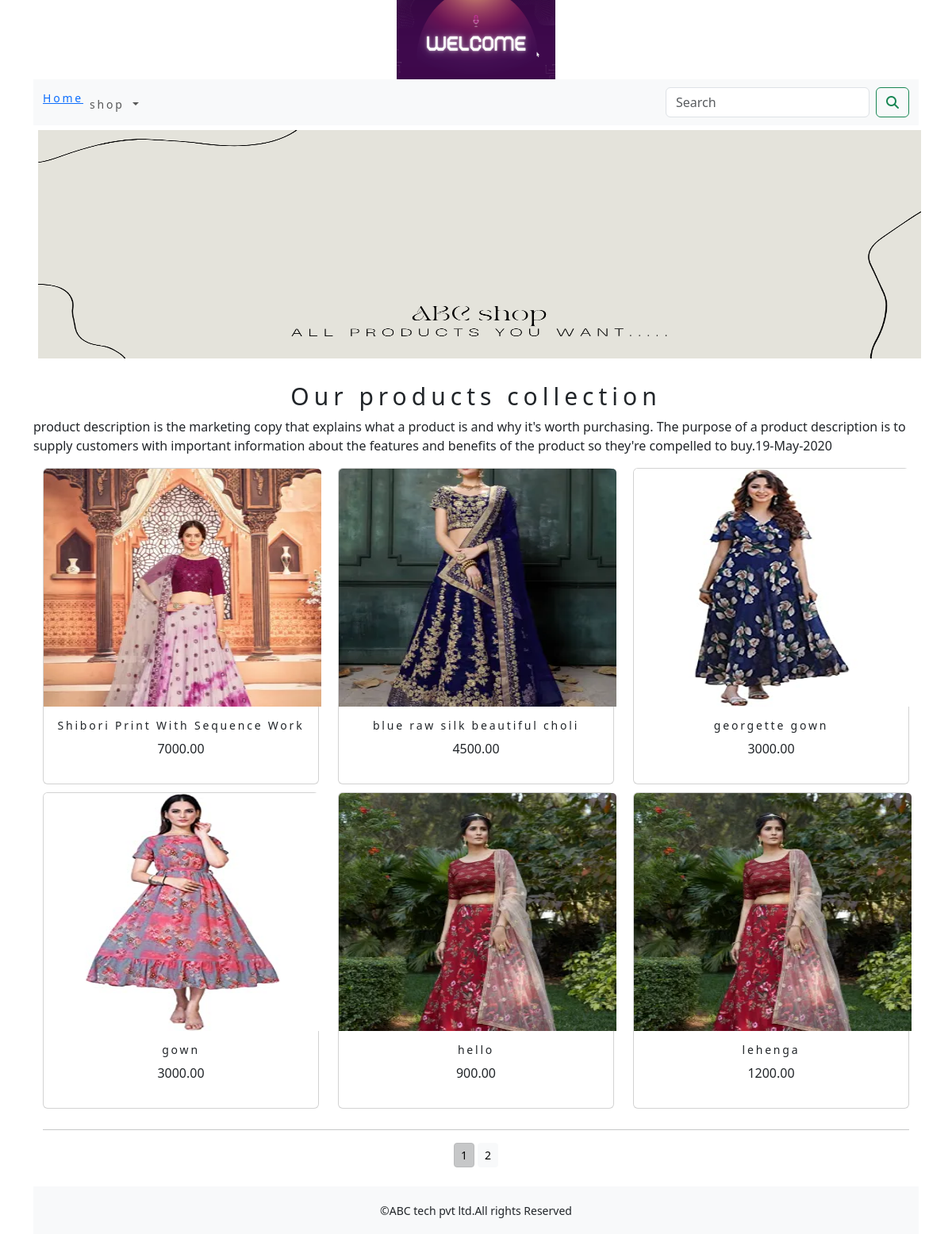
The app's page /shop/ with its own data.
### shopapp/models.py (models this page shows, shortened)
class product(models.Model):
    name=models.CharField(max_length=250,unique=True)
    slug=models.SlugField(max_length=250,unique=True)
    description=models.TextField(blank=True)
    price=models.DecimalField(max_digits=10,decimal_places=2)
    category=models.ForeignKey(category,on_delete=models.CASCADE)
    image=models.ImageField(upload_to='product',blank=True)
    stock=models.IntegerField()
    available=models.BooleanField(default=True)
    created=models.DateTimeField(auto_now_add=True)
    updated=models.DateTimeField(auto_now=True)
    def get_url(self):
        return reverse('shopapp:proCatdetail',args=[self.category.slug,self.slug])
    class Meta:
        ordering = ('name',)
        verbose_name = 'product'
        verbose_name_plural = 'products'

### shopapp/views.py (the view)
# urls.py: path('',views.allprodCat,name='allprodCat'),
def allprodCat(request,c_slug=None):
    c_page=None
    products_list=None
    if c_slug!=None:
        c_page=get_object_or_404(category,slug=c_slug)
        products_list=product.objects.all().filter(category=c_page,available=True)
    else:
        products_list=product.objects.all().filter(available=True)
    paginator=Paginator(products_list,6)
    try:
        page=int(request.GET.get('page','1'))
    except:
        page=1
    try:
        products= paginator.page(page)
    except (EmptyPage,InvalidPage):
        products=paginator.page(paginator.num_pages)
        return render('/')
    return render(request,"category.html",{'category':c_page,'products':products})

### cart/context_processor.py (called while the page is built)
def counter(request):
    item_count=0
    if 'admin' in request.path:
        return {}
    else:
       try:
           cart=Cart.objects.filter(cart_id=_cart_id(request))
           car_items=CartItem.objects.all().filter(cart=cart[:1])
           for cart_item in car_items:
               item_count += cart_item.quantity1
       except Cart.DoesNotExist:
           item_count =0
    return  dict(item_count=item_count)

### cart/views.py (called while the page is built)
def _cart_id(request):
    cart=request.session.session_key
    if not cart:
        cart=request.session.create()
    return cart

### shopapp/cotext_processors.py (called while the page is built)
def menu_links(request):
    links=category.objects.all()
    return dict(links=links)

### shopapp/models.py (called while the page is built)
    def get_url(self):
        return reverse('shopapp:products_by_category', args=[self.slug])

### templates/category.html (shortened to what this page needs)
{% extends 'base.html' %}
{% load static %}
{% block content %}
<div class="mx_auto">
    {% if category %}
    <img class="my_image" src="{{category.image.url}}" alt="{{category.name}}" style="width:1000px; height:400px;" >
</div>
  <br>
<div>
    <h1 class="text_center my_title">{{category.name}}</h1>
    <p class="text-justify">{{category.description}}</p>
</div>
{% else %}
<div>
    <img class="my_image my_image_padding" src="{% static 'img/banner.png'%}" alt="our product" style="width:1125px; height:300px;" >
</div>
<br>
<div>
    <h1 class="text-center my_title">Our products collection</h1>
    <p class="text-justify"> product description is the marketing copy that explains what a product is and why it's worth purchasing. The purpose of a product description is to supply customers with important information about the features and benefits of the product so they're compelled to buy.19-May-2020</p>
</div>
{% endif %}
<div class="container">
    <div class="row mx_auto">
        {% for product in products.object_list %}
        <div class="my_bottom_margin col-9 col-sm-12 col-md-4 col-lg-4">
            <div class="card text-center" style="min-width:18rem;">
                <a href="{{product.get_url}}"><img class="card-img-top my_image" src="{{product.image.url}}" alt="{{product.name}}" style="width:350px; height:300px;"></a>
                <div class="card-body">
                    <h4>{{product.name}}</h4>
                    <p>{{product.price}}</p>
                </div>
            </div>
        </div>
        {% endfor %}
    </div>
    <div class="mx-auto">
        {% if products.paginator.num_pages > 1 %}
        <hr>
        <div class="text-center">
            {% for pg in products.paginator.page_range %}
            <a href ="  ?page={{pg}}"   class="btn btn-light btn-sm {% if products.number == pg %} active {% endif %}">{{pg}}</a>
            {% endfor %}
        </div>
        {% endif %}
    </div>
    <br>
</div>
{% endblock %}

### templates/base.html (shortened to what this page needs)
{% load static %}
<!DOCTYPE html>
<html lang="en">
<head>
    <link rel="stylesheet" href="{% static 'css/custom.css' %}">
    <link href="{% static 'css/bootstrap.min.css' %}" rel="stylesheet" >
</head>
<body>
<div class="container">
    {% include 'header.html' %}
    {% include 'navbar.html' %}
    {% block content %}
    {% endblock %}
    </div>
    {% include 'footer.html' %}
</body>
</html>

### templates/header.html
{% load static %}
<header>
    <center>
        <a href="{% url 'shopapp:allprodCat' %}"></a><img src="{% static 'img/welcome.png' %}" alt="logimage" style="width:200px; height:100px;">
    </center>
</header>

### templates/navbar.html (shortened to what this page needs)
<nav class="navbar navbar-expand-lg bg-light">
  <div class="container-fluid">
    <div class="collapse navbar-collapse" id="navbarSupportedContent">
      <ul class="navbar-nav me-auto mb-2 mb-lg-0" >
        <li class="nav-item">
          <a href="{% url 'shopapp:allprodCat' %}">Home</a>
        <li class="nav-item dropdown {% if 'shopapp' in request.path %} active {% endif %}">
          <a class="nav-link dropdown-toggle" href="#" role="button" data-bs-toggle="dropdown" aria-expanded="false">
            shop
          </a>
        </li>
      </ul>
      <form class="d-flex"  action="{% url 'searchapp:searchresult' %}" method="get"  >
        <input class="form-control me-2" type="search" placeholder="Search" name="q" aria-label="Search"  >
        <button class="btn btn-outline-success" type="submit"><i class="fa fa-search"  ></i></button><br>
      </form>
    </div>
  </div>
</nav>

### templates/footer.html
<div class="footer navbar-fixed-bottom my_footer" >
    <p class="text-center">&copy;ABC tech pvt ltd.All rights Reserved</p>
</div>

### static/css/custom.css (style rules this page uses)
body { font-family: 'IBM Plex Sans', sans-serif; }
.nav-item { letter-spacing:.2em; font-size:14px; test-transform:uppercase; }
.my_footer { background-color:#f8f9fa; height:60px; }
.my_footer { padding-top:20px; font-size:14px; }
.my_image { width:1200px; height:auto; }
.my_title { font-size:30px; text_transform:uppercase; letter-spacing:.2em; }
.my_image_padding { padding:6px; }
.my_bottom_margin { margin-bottom:10px; }
.card-body h4 { font-size:14px; text_transform:uppercase; letter-spacing:.2em }
.nav-item { margin-top:5px; }

### records on screen
product: image (picture), name "Shibori Print With Sequence Work", price "7000.00"
product: image (picture), name "blue raw silk beautiful choli", price "4500.00"
product: image (picture), name "georgette gown", price "3000.00"
product: image (picture), name "gown", price "3000.00"
product: image (picture), name "hello", price "900.00"
product: image (picture), name "lehenga", price "1200.00"

### other values on screen
{{ pg }} "1" "2"
